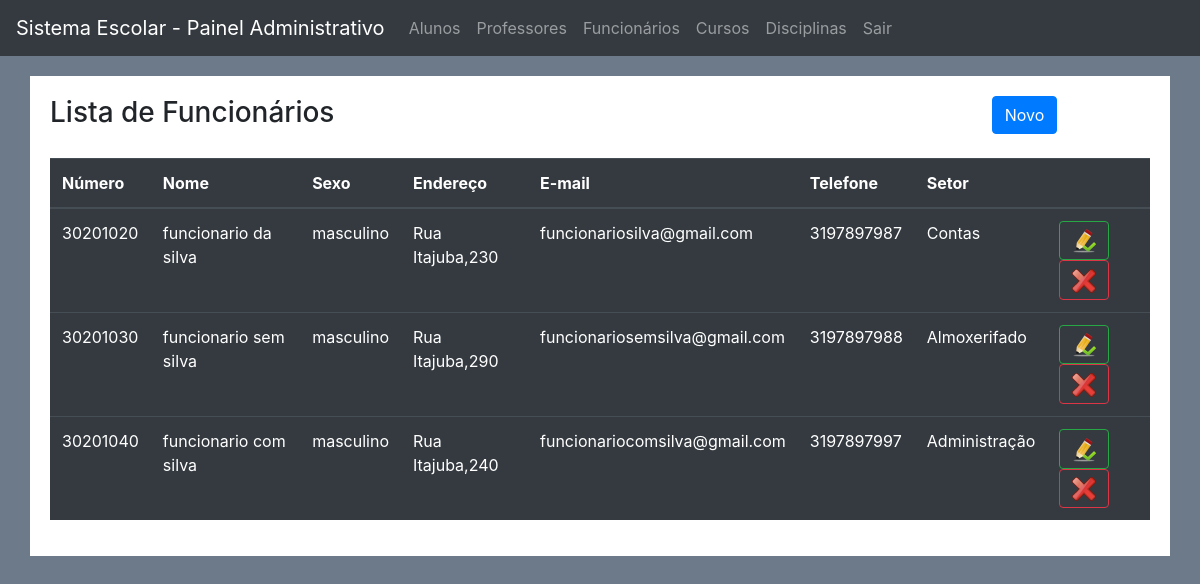
Page /index_funcionarios.php on the committed database.
### tables this page shows
create table funcionarios(
numero int unsigned auto_increment not null primary key,
nome varchar(80) not null,
sexo varchar(15) not null,
email varchar(100) not null,
endereco varchar(150) not null,
setor varchar(150) not null,
telefone char(15) not null,
senha varchar(150) not null
);

### Classes(config)/Funcionarios.php (called while the page is built, shortened)
<?php
class Funcionarios {
    public function listarTodos() {
        try {
            $bd = new Conexao();
            $con = $bd->conectar();
            $sql = $con->prepare("select * from funcionarios");
            $sql->execute();
            if($sql->rowCount() > 0) {
                return $result = $sql->fetchAll(PDO::FETCH_CLASS);
            }
        }catch(PDOException $msg) {
            echo "Não foi possível listar os funcionários: ".$msg->getMessage();
        }
    }
}
?>

### index_funcionarios.php (the view, shortened to what this page needs)
<?php
require_once "Classes(config)/Funcionarios.php";
$Funcionarios = new Funcionarios();
$listaFuncionarios = $Funcionarios->listarTodos();
?>
<!DOCTYPE html>
<html lang="pt-br">
<head>
    <link rel="stylesheet" href="css/bootstrap.min.css">
    <link rel="stylesheet" href="css/bootstrap.css">
    <link rel="stylesheet" href="css/estilo.css">
</head>
<body>
<nav class="navbar navbar-expand-sm bg-dark navbar-dark">
    <a class="navbar-brand" href="index_adm.php">Sistema Escolar - Painel Administrativo</a>
    <ul class="navbar-nav">
        <li class="nav-item">
            <a class="nav-link" href="index_alunos.php">Alunos</a>
        </li>
        <li class="nav-item">
            <a class="nav-link" href="index_professores.php">Professores</a>
        </li>
        <li class="nav-item">
            <a class="nav-link" href="index_funcionarios.php">Funcionários</a>
        </li>
        <li class="nav-item">
            <a class="nav-link" href="index_cursos.php">Cursos</a>
        </li>
        <li class="nav-item">
            <a class="nav-link" href="index_disciplinas.php">Disciplinas</a>
        </li>
        <li class="nav-item">
            <a class="nav-link" href="index.php">Sair</a>
        </li>
    </ul>
</nav>
<div class="container lista">
    <div class="row coluna">
        <div class="col-md-10">
            <h3>Lista de Funcionários</h3>
        </div>
        <div class="col-md-2">
            <a href="cadastrar_funcionario.php" class="btn btn-primary">Novo</a>
        </div>
    </div>
    <table class="table table-dark">
        <thead>
            <tr>
                <th>Número</th>
                <th>Nome</th>
                <th>Sexo</th>
                <th>Endereço</th>
                <th>E-mail</th>
                <th>Telefone</th>
                <th>Setor</th>
                <th></th>
            </tr>
        </thead>
        <tbody>
            <?php if($listaFuncionarios) :
                foreach($listaFuncionarios as $funcionario) : ?>
                <tr>
                    <td><?php echo $funcionario->numero; ?></td>
                    <td><?php echo $funcionario->nome; ?></td>
                    <td><?php echo $funcionario->sexo; ?></td>
                    <td><?php echo $funcionario->endereco; ?></td>
                    <td><?php echo $funcionario->email; ?></td>
                    <td><?php echo $funcionario->telefone; ?></td>
                    <td><?php echo $funcionario->setor; ?></td>
                    <td>
                        <a href="alterar_funcionario.php?numero=<?php echo $funcionario->numero; ?>" class="btn btn-outline-success"><img src="img/edit.png"></a>
                        <a href="index_funcionarios.php?numero=<?php echo $funcionario->numero; ?>" class="btn btn-outline-danger"><img src="img/delete.png"></a>
                    </td>
                </tr>
                <?php endforeach;?>
                <?php else : ?>
                    <tr>
                        <td colspan="7">Nenhum funcionario cadastrado!!!</td>
                    </tr>
                <?php endif; ?>
        </tbody>
    </table>
</div>
</body>
</html>

### css/estilo.css (style rules this page uses)
body { background-color: #6c7a89; }
.lista { background-color: #ffffff; }
.container { position: relative; top: 20px; padding: 20px; }
.coluna { padding-bottom: 20px; }

### rows in the picture
funcionarios: numero "30201020", nome "funcionario da silva", sexo "masculino", endereco "Rua Itajuba,230", email "funcionariosilva@gmail.com", telefone "3197897987", setor "Contas"
funcionarios: numero "30201030", nome "funcionario sem silva", sexo "masculino", endereco "Rua Itajuba,290", email "funcionariosemsilva@gmail.com", telefone "3197897988", setor "Almoxerifado"
funcionarios: numero "30201040", nome "funcionario com silva", sexo "masculino", endereco "Rua Itajuba,240", email "funcionariocomsilva@gmail.com", telefone "3197897997", setor "Administração"
